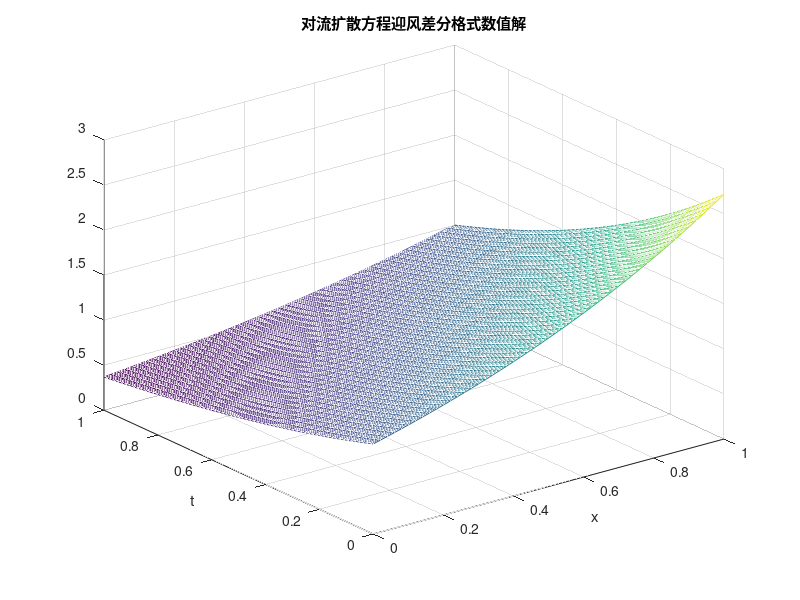
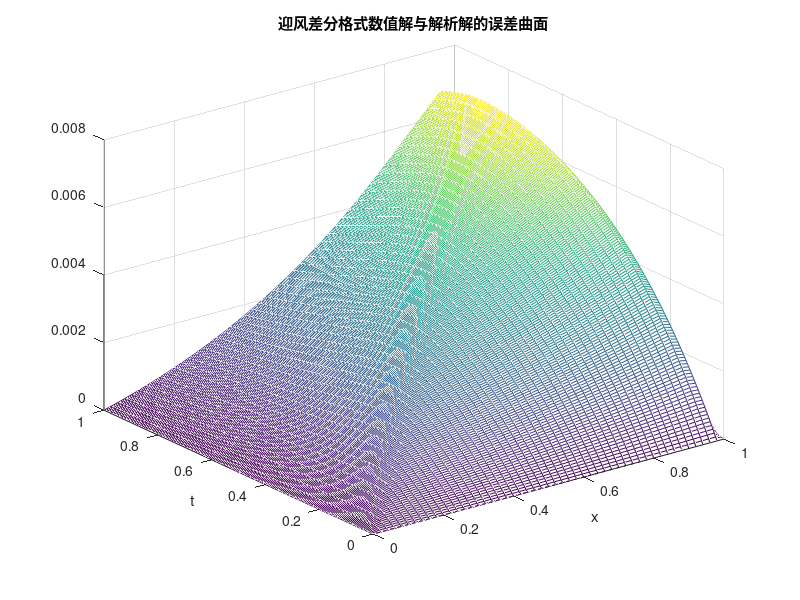

These figures' MATLAB source, in order:
clear;
clc;

% 对流系数
a = 1;
% 扩散系数
nu = 0.001;

% 时间步长
tau = 0.005;
% 空间步长
h = 0.02;
% 判断稳定性条件
lambda = a * tau / h;
mu = nu * tau / h^2;
if (lambda + 2 * mu) >= 1
    warning("警告! 当前选取的时间步长和空间步长不满足稳定性条件!")
end

% 在区域 0 < t < 1, 0 < x < 1 上求解
x = 0:h:1;
t = 0:tau:1;
% 网格节点数
M = 1 / h;
n = 1 / tau;

% 迎风差分格式 U^{k+1}=BU^k+F^k
% 构造迭代矩阵 B
b0 = ones(1, M-1) * (1 - lambda - 2 * mu);
b1 = ones(1, M-2) * mu;
b2 = ones(1, M-2) * (lambda + mu);
B = diag(b0) + diag(b1, 1) + diag(b2, -1);

% 微分方程的近似解矩阵
U = zeros(M+1, n+1);
% 初值条件 u(x, 0) = exp(x)
U(:, 1) = exp(x');
% 边值条件
U(1, :) = exp(-0.999*t);
U(M+1, :) = exp(1-0.999*t);
% 迭代逐层求解对流扩散方程的近似解
for k = 1:n
    F = zeros(M-1, 1);
    F(1) = (lambda + mu) * U(1, k);
    F(M-1) = mu * U(M+1, k);
    U(2:M, k+1) = B * U(2:M, k) + F;
end
U = U';

% 绘制数值解图像
figure(1);
mesh(x, t, U)
title("对流扩散方程迎风差分格式数值解")
xlabel("x")
ylabel("t")

% 绘制误差曲面
figure(2);
[X, T] = meshgrid(x, t);
Z = exp(X-0.999*T);
err = abs(U - Z);
mesh(x, t, err)
title("迎风差分格式数值解与解析解的误差曲面")
xlabel("x")
ylabel("t")

